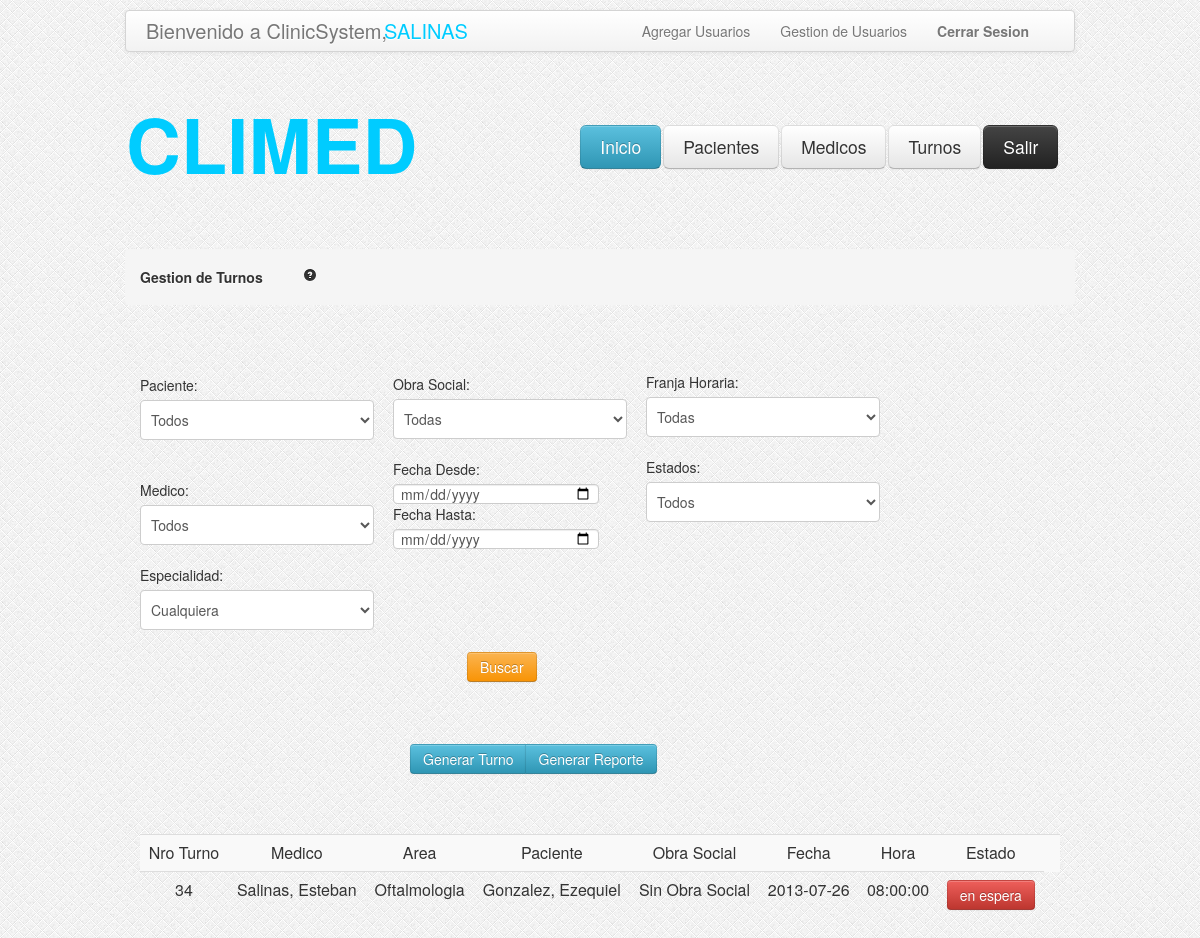
/GestionTurnos.php (signed in), run on the app's committed database.
### tables this page shows
CREATE TABLE IF NOT EXISTS `turnos` (
  `idturno` int(11) NOT NULL AUTO_INCREMENT,
  `idmedico` int(11) NOT NULL,
  `idpaciente` int(11) NOT NULL,
  `idobra` int(11) DEFAULT NULL,
  `idhora` int(11) NOT NULL,
  `fecha` date NOT NULL,
  `idespecialidad` int(11) NOT NULL,
  `estado` varchar(500) NOT NULL DEFAULT 'en espera',
  PRIMARY KEY (`idturno`)
);

CREATE TABLE IF NOT EXISTS `medicos` (
  `idmedico` int(11) NOT NULL AUTO_INCREMENT,
  `nombre` varchar(100) NOT NULL,
  `apellido` varchar(100) NOT NULL,
  `nromatricula` int(11) NOT NULL,
  `email` varchar(100) NOT NULL,
  `telefono` int(25) NOT NULL,
  `fechaNac` date NOT NULL,
  `dni` int(11) NOT NULL,
  `direccion` varchar(255) DEFAULT NULL,
  `activo` tinyint(1) NOT NULL DEFAULT '1',
  PRIMARY KEY (`idmedico`)
);

CREATE TABLE IF NOT EXISTS `especialidades` (
  `idespecialidad` int(11) NOT NULL AUTO_INCREMENT,
  `nombre` varchar(200) NOT NULL,
  `activo` tinyint(1) NOT NULL DEFAULT '1',
  PRIMARY KEY (`idespecialidad`)
);

CREATE TABLE IF NOT EXISTS `pacientes` (
  `idpaciente` int(11) NOT NULL AUTO_INCREMENT,
  `dni` int(11) NOT NULL,
  `apellido` varchar(100) NOT NULL,
  `nombre` varchar(100) NOT NULL,
  `email` varchar(100) DEFAULT NULL,
  `telefono` int(11) NOT NULL,
  `fechaNac` date NOT NULL,
  `direccion` varchar(255) NOT NULL,
  `activo` tinyint(4) NOT NULL DEFAULT '1',
  PRIMARY KEY (`idpaciente`)
);

CREATE TABLE IF NOT EXISTS `hora` (
  `idhora` int(11) NOT NULL AUTO_INCREMENT,
  `hora` time NOT NULL,
  PRIMARY KEY (`idhora`)
);

### GestionTurnos.php (the view, shortened to what this page needs)
<?php
$consulta_maxFec="SELECT MAX(t.fecha) as fechamax FROM turnos as t";
$query_maxFec = mysql_query($consulta_maxFec);
while ($valor = mysql_fetch_array($query_maxFec)){
	$maxFec= $valor['fechamax'];
}
$consulta_minFec="SELECT MIN(t.fecha) as fechamin FROM turnos as t";
$query_minFec = mysql_query($consulta_minFec);
while($valor = mysql_fetch_array($query_minFec)){
	$minFec= $valor['fechamin'];
}
$filtro='N';
 $criterio="";
 if ($filtro=='S') {
	$diaSemana = diaSemana($fec[2], $fec[1], $fec[0]);
    if ($myselect1 >0) {  $criterio.="  and pacientes.idpaciente = ".$myselect1."  ";   }
    if ($myselect2 >0) {  $criterio.="  and medicos.idmedico = ".$myselect2." ";   }
    if ($myselect3 >0) {  $criterio.="  and e.idespecialidad = ".$myselect3." ";   }
    if ($myselect4 >0) {  $criterio.="  and obrasociales.idobra = ".$myselect4." ";   }
    if ($myselect5 >0) {
		$criterio.="  and hora.idhora = ".$myselect5." ";
		}
	if ($myselect6 != "0") {
		if($myselect6 == "espera") {
			$criterio.="  and t.estado = 'en espera' ";
		}else{
			$criterio.="  and t.estado = '".$myselect6."' ";
		}
	}
	if (empty($fechaDesde)) {
		$fechaDesde = $minFec;
	}
	if (empty($fechaHasta)) {
		$fechaHasta = $maxFec;
	}
	$criterio.="and t.fecha between '".$fechaDesde."' and '".$fechaHasta."'";
	$consultaFinal = "SELECT medicos.nombre as nommed,medicos.apellido as apemed , e.nombre as area, pacientes.nombre as pacnom
	            ,pacientes.apellido as pacape,
                 hora.hora, obrasociales.nombre as nomobra, t.fecha, t.idturno,t.estado
               	FROM turnos as t
	             inner join medicos on medicos.idmedico=t.idmedico
				 inner join pacientes on pacientes.idpaciente=t.idpaciente
				 left join obrasociales on obrasociales.idobra=t.idobra
				 inner join hora on hora.idhora=t.idhora
				 inner join especialidades as e on t.idespecialidad = e.idespecialidad
				 WHERE 1=1  " .$criterio. "
				 ";
	$query_busqueda = mysql_query($consultaFinal);
 }else{
 $consultaFinal = "SELECT medicos.nombre as nommed,medicos.apellido as apemed , e.nombre as area, pacientes.nombre as pacnom
	            ,pacientes.apellido as pacape,
                 hora.hora, obrasociales.nombre as nomobra, t.fecha, t.idturno,t.estado
               	FROM turnos as t
	             inner join medicos on medicos.idmedico=t.idmedico
				 inner join pacientes on pacientes.idpaciente=t.idpaciente
				 left join obrasociales on obrasociales.idobra=t.idobra
				 inner join hora on hora.idhora=t.idhora
				 inner join especialidades as e on t.idespecialidad = e.idespecialidad
				 WHERE t.estado='en espera'
				 ORDER BY t.fecha,hora.hora
				 ";
	$query_busqueda = mysql_query($consultaFinal);
 }
?>
<html>
<head>
<link rel="stylesheet" type="text/css" href="css/estilo.css"/>
<link rel="stylesheet" type="text/css" href="css/bootstrap.css"/>
<link rel="stylesheet" type="text/css" href="css/bootstrap-responsive.css"/>
</head>
<body style="background-image:url('images/bg.png')">
	<?php include_once('header.php'); ?>
<div class="encapsulador" style="margin-top: 75px;">
	<ul class="breadcrumb">
		<li>
			<h5>Gestion de Turnos<a href="#" style="margin-left: 40px;"><i class="icon-question-sign"></i></a></h5>
		</li>
	</ul>
	<div id="form-turnos">
		<form name="filtro" class="form-horizontal">
			<div>
				<label>Paciente:</label>
				<select id="myselect1" name="myselect1" >
					<option value=0>Todos</option>
				</select>
				<label>Medico:</label>
				<select id="myselect2" name="myselect2" >
					<option value=0>Todos</option>
				</select>
				<label>Especialidad:</label>
				<select id="myselect3" name="myselect3">
					<option value=0>Cualquiera</option>
				</select>
			</div>
			<div style="margin-left: 253px; margin-top: -256px;">
				<label>Obra Social:</label>
				<select id="myselect4" name="myselect4">
					<option value=0>Todas</option>
				</select>
				<label>Fecha Desde:</label>
				<input class="fechaDesde" name="fechaDesde" type="date" >
				<label>Fecha Hasta:</label>
				<input class="fechaHasta" name="fechaHasta" type="date" >
			</div>
			<div style="margin-left: 506px; margin-top: -177px;">
				<label>Franja Horaria:</label>
				<select id="myselect5" name="myselect5" >
					<option value=0>Todas</option>
				</select>
				<label>Estados:</label>
				<select id="myselect6" name="myselect6" >
					<option selected value="0" >Todos</option>
				</select>
				<button class='btn btn-warning' style="margin-top: 110px; margin-left: -179px;" type='button' onclick='AceptarFiltro();'> Buscar </button>
			</div>
		</form>
	</div>
	<div id="tabla-medicos">
			<div class="btn-group" style="margin-top: -13px; margin-left: 270;">
			        <button class="btn btn-info" type="button" onclick="location.href='AltaTurnos1.php'">Generar Turno</button>
                    <?php
                    if ($_SESSION['tipo'] != "administrador") {
                    ?>
                    	<button class="btn btn-info" type="button" disabled>Generar Reporte</button>
				   	<?php
				   	}else{
				   	?>
				   		 <button class="btn btn-info" type="button" onclick="location.href='ReporteTurnos.php?filtro=<?php echo $filtro?>&myselect1=<?php echo $myselect1?>&myselect2=<?php echo $myselect2?>&myselect3=<?php echo $myselect3?>&myselect4=<?php echo $myselect4?>&myselect5=<?php echo $myselect5?>&myselect6=<?php echo $myselect6?>&fechaDesde=<?php echo $fechaDesde?>&fechaHasta=<?php echo $fechaHasta?>'">Generar Reporte</button>
				   	<?php
				   	}
				   	?>
			</div>
			<br></br>
			<br></br>
			<table class="table table-striped">
				<tr>
					<td>Nro Turno </td>
					<td>Medico</td>
					<td>Area</td>
					<td>Paciente</td>
					<td>Obra Social</td>
					<td>Fecha </td>
					<td>Hora </td>
					<td>Estado </td>
					<td></td>
				</tr>
	<?php
			while ($valor = mysql_fetch_array($query_busqueda)) {
				?>
						<tr>
						<td><?php echo $valor["idturno"]; ?></td>
						<td><?php echo $valor["apemed"].', '.$valor["nommed"]; ?></td>
						<td><?php echo $valor["area"]; ?></td>
						<td><?php echo $valor["pacape"].', '.$valor["pacnom"]; ?></td>
						<?php
						if(is_null($valor["nomobra"] )){
						?>
							<td>Sin Obra Social</td>
						<?php
						}else{
						?>
						<td><?php echo $valor["nomobra"];}?></td>
						<td><?php echo $valor["fecha"]; ?></td>
						<td><?php echo $valor["hora"]; ?></td>
						<td><a data-toggle="modal" role="button" href="#borrar<?php echo $valor["idturno"]; ?>" class="btn btn-danger"><?php echo $valor["estado"];?></a></td>
						</tr>
	<?php
			}
	?>
			</table>
	</div>
</div>
</body>
</html>

### css/estilo.css (style rules this page uses)
.encapsulador { width:950px; height:auto; margin: auto; }
#form-turnos { margin-top: 50px; margin-left: 15px; margin-right: 15px; }
#tabla-medicos { margin-top: 75px; margin-left: 15px; margin-right: 15px; }

### data on the page
turnos: idturno "34", idmedico.apellido "Salinas", idmedico.nombre "Esteban", idespecialidad.nombre "Oftalmologia", idpaciente.apellido "Gonzalez", idpaciente.nombre "Ezequiel", fecha "2013-07-26", idhora.hora "08:00:00", estado "en espera"

### other printed values
$usuario "SALINAS"
